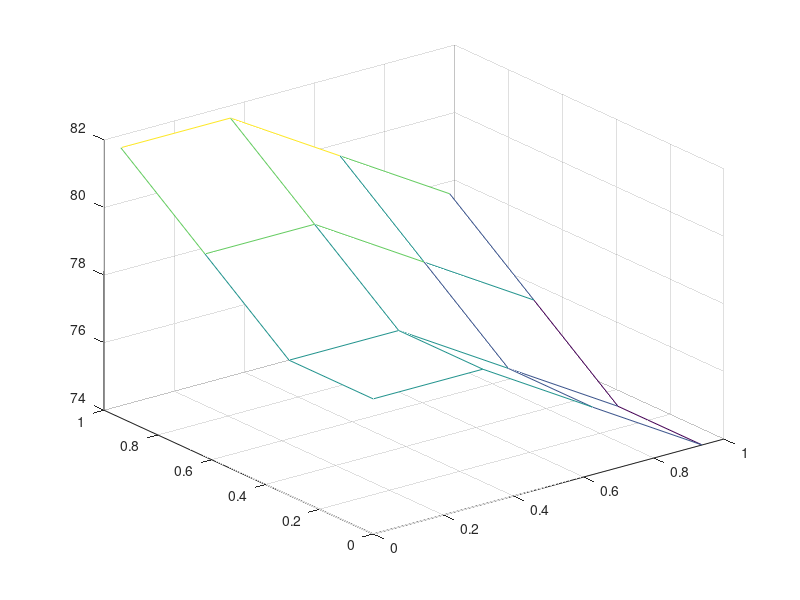

MATLAB code for this plot: (Note: this script raises an error after producing the figure.)
clear all;
% 实验3
[x,y]=meshgrid(0:0.3125:1);
f=74*(x>2/3&x<=1&y>=0&y<=1/3)+76*((x>=1/3&x<=2/3&y>=0&y<=1/3)|(x>2/3&x<=1&y>1/3&y<=2/3))+...
    78*((x>=0&x<=1/3&y>=0&y<=1/3)|(x>1/3&x<=2/3&y>1/3&y<=2/3)|(x>2/3&x<=1&y>2/3&y<=1))+...
    80*((x>=0&x<=1/3&y>1/3&y<=2/3)|(x>1/3&x<=2/3&y>2/3&y<=1))+...
    82*(x>=0&x<=1/3&y>2/3&y<=1);
nu=15;
nv=15;

% % 实验4
% [x,y]=meshgrid(0:0.1875:1);
% f=exp(-0.04*((80.*x-40).^2+(90.*y-45).^2).^0.5).*cos(0.15*((80.*x-40).^2+(90.*y-45).^2).^0.5);
% nu=9;
% nv=9;

plot3(x,y,f,"*")
mesh(x,y,f)
hold on
dx=[x;f]';%给定数据点,di=(xi,yi) i=1~M+1
dy=[y;f]';

Mx=length(x)-1; %论文中是0~M，所以总数length=M+1
My=length(y)-1;
tx=canshuhua(Mx,dx);
ty=canshuhua(My,dy);
p=3;%B样条次数p=3，控制顶点n+1个，节点矢量ui i=1~n+p+2,




ui=jiedianxiangliang(nu,p);% 均匀节点向量
vi=jiedianxiangliang(nv,p);

[Nu,~,Pu] = kongzhidingdian(Mx,nu,p,tx,ui,dx);
[Nv,~,Pv] = kongzhidingdian(My,nv,p,ty,vi,dy);
DrawSpline(nu,p,Pu,ui);
DrawSpline(nv,p,Pv,vi);
% [epsilon,e] = shujudianwucha(M,N,P,d);